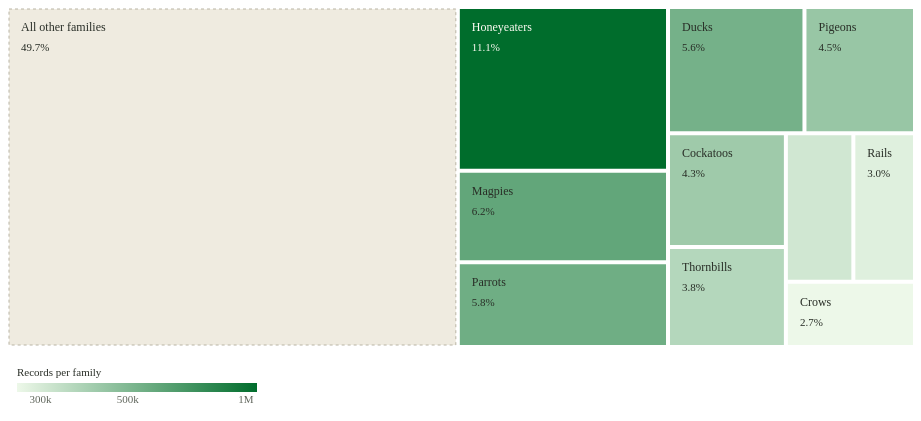

The Vega-Lite source for this figure:
### Vega specification from a JSON file in a GitHub repository (floating-point values rounded to 4 significant figures)
{"$schema": "https://vega.github.io/schema/vega/v5.json", "width": 904, "height": 380, "padding": 8, "background": "transparent", "autosize": {"type": "pad", "contains": "padding"}, "config": {"text": {"font": "Bricolage Grotesque", "fill": "#292e27"}, "axis": {"labelFont": "Bricolage Grotesque", "titleFont": "Bricolage Grotesque", "labelFontSize": 12, "titleFontSize": 12, "titleFontWeight": 500, "labelColor": "#60665c", "titleColor": "#292e27", "domain": false, "ticks": false, "gridColor": "#e0dccf", "gridOpacity": 0.75, "labelPadding": 8, "titlePadding": 14}, "legend": {"labelFont": "Bricolage Grotesque", "titleFont": "Bricolage Grotesque", "labelFontSize": 11, "titleFontSize": 11, "titleFontWeight": 500, "labelColor": "#60665c", "titleColor": "#292e27", "gradientThickness": 9, "gradientLength": 130, "padding": 8}}, "description": "Treemap of the fifteen most-recorded bird families and the remainder. Rectangle area and colour lightness both encode records, not species richness.", "data": [{"name": "tree", "values": [{"id": "root", "parent": null, "count": 0}, {"family": "Meliphagidae", "count": 1066833, "share": 0.1114, "id": "Meliphagidae", "parent": "root", "rank": 0, "other": false, "label": "Honeyeaters", "longLabel": "Honeyeaters", "onDark": true}, {"family": "Artamidae", "count": 596815, "share": 0.06232, "id": "Artamidae", "parent": "root", "rank": 1, "other": false, "label": "Magpies", "longLabel": "Magpies, butcherbirds & woodswallows", "onDark": false}, {"family": "Psittacidae", "count": 552970, "share": 0.05775, "id": "Psittacidae", "parent": "root", "rank": 2, "other": false, "label": "Parrots", "longLabel": "Parrots & lorikeets", "onDark": false}, {"family": "Anatidae", "count": 534124, "share": 0.05578, "id": "Anatidae", "parent": "root", "rank": 3, "other": false, "label": "Ducks", "longLabel": "Ducks, geese & swans", "onDark": false}, {"family": "Columbidae", "count": 432714, "share": 0.04519, "id": "Columbidae", "parent": "root", "rank": 4, "other": false, "label": "Pigeons", "longLabel": "Pigeons & doves", "onDark": false}, {"family": "Cacatuidae", "count": 416144, "share": 0.04346, "id": "Cacatuidae", "parent": "root", "rank": 5, "other": false, "label": "Cockatoos", "longLabel": "Cockatoos", "onDark": false}, {"family": "Acanthizidae", "count": 365561, "share": 0.03818, "id": "Acanthizidae", "parent": "root", "rank": 6, "other": false, "label": "Thornbills", "longLabel": "Thornbills & allies", "onDark": false}, {"family": "Rhipiduridae", "count": 310853, "share": 0.03246, "id": "Rhipiduridae", "parent": "root", "rank": 7, "other": false, "label": "Fantails", "longLabel": "Fantails", "onDark": false}, {"family": "Rallidae", "count": 284060, "share": 0.02966, "id": "Rallidae", "parent": "root", "rank": 8, "other": false, "label": "Rails", "longLabel": "Rails, crakes & coots", "onDark": false}, {"family": "Corvidae", "count": 261354, "share": 0.02729, "id": "Corvidae", "parent": "root", "rank": 9, "other": false, "label": "Crows", "longLabel": "Crows & ravens", "onDark": false}, {"family": "Other families / unassigned", "count": 4754494, "share": 0.4965, "id": "Other families / unassigned", "parent": "root", "rank": 10, "other": true, "label": "All other families", "longLabel": "All other families and unassigned records", "onDark": false}], "transform": [{"type": "stratify", "key": "id", "parentKey": "parent"}, {"type": "treemap", "field": "count", "sort": {"field": "value", "order": "descending"}, "method": "squarify", "ratio": 1.35, "size": [904, 336], "paddingInner": 4}]}, {"name": "leaves", "source": "tree", "transform": [{"type": "filter", "expr": "datum.depth===1"}]}], "scales": [{"name": "fill", "type": "log", "domain": [261354, 1066833], "range": ["#edf8e9", "#006d2c"]}], "marks": [{"type": "rect", "from": {"data": "leaves"}, "encode": {"enter": {"x": {"field": "x0"}, "x2": {"field": "x1"}, "y": {"field": "y0"}, "y2": {"field": "y1"}, "fill": {"signal": "datum.other?'#efebe0':scale('fill',datum.count)"}, "stroke": {"signal": "datum.other?'#b9b4a4':null"}, "strokeDash": {"value": [3, 3]}, "tooltip": {"signal": "{'Family':datum.longLabel,'Scientific family':datum.family,'Records':format(datum.count,','),'Share':format(datum.share,'.1%')}"}}, "update": {"strokeWidth": {"value": 1}}, "hover": {"strokeWidth": {"value": 2}}}}, {"type": "text", "from": {"data": "leaves"}, "encode": {"enter": {"x": {"signal": "datum.x0+12"}, "y": {"signal": "datum.y0+22"}, "text": {"field": "label"}, "fill": {"signal": "datum.onDark?'#fffdf5':'#292e27'"}, "fontSize": {"value": 12}, "fontWeight": {"value": 500}, "limit": {"signal": "datum.x1-datum.x0-20"}, "opacity": {"signal": "datum.x1-datum.x0 > length(datum.label)*6.959999999999999+22 && datum.y1-datum.y0>42?1:0"}}}}, {"type": "text", "from": {"data": "leaves"}, "encode": {"enter": {"x": {"signal": "datum.x0+12"}, "y": {"signal": "datum.y0+42"}, "text": {"signal": "format(datum.share,'.1%')"}, "fill": {"signal": "datum.onDark?'#fffdf5':'#292e27'"}, "fontSize": {"value": 11}, "opacity": {"signal": "datum.x1-datum.x0 > length(datum.label)*6.959999999999999+22 && datum.y1-datum.y0>48?1:0"}}}}], "legends": [{"fill": "fill", "type": "gradient", "direction": "horizontal", "orient": "none", "legendX": 0, "legendY": 350, "title": "Records per family", "titleLimit": 904, "values": [300000, 500000, 1000000], "format": ".1~s", "gradientLength": 240, "gradientThickness": 9}]}
